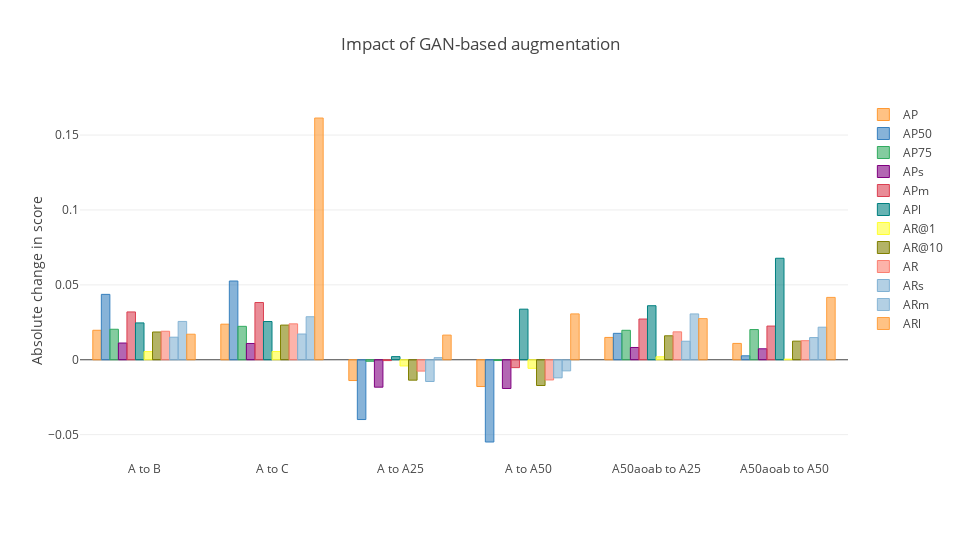

Notebook source saved alongside this figure:
### Code cell
cf.go_offline(connected = True)
config = {
    "modeBarButtonsToRemove": ["sendDataToCloud"],
    "displaylogo": False
}
layout = {
    "title": "Impact of GAN-based augmentation",
    "yaxis": {
        "title": "Absolute change in score"
    },
    "width": 960,
    "height": 540
}
fig = df_combined.iplot(kind = "bar", y = ["AP", "AP50", "AP75", "APs", "APm", "APl", "AR@1", "AR@10", "AR", "ARs", "ARm", "ARl"], layout = layout, asFigure = True)
py.offline.iplot(fig, show_link = False, config = config)

### Figure 1 — Plotly figure (JSON) as saved in the notebook; plotly's stock layout.template omitted (floating-point values rounded to 4 significant figures)
{"data": [{"marker": {"color": "rgba(255, 153, 51, 0.6)", "line": {"color": "rgba(255, 153, 51, 1.0)", "width": 1}}, "name": "AP", "orientation": "v", "text": "", "type": "bar", "uid": "a7737970-e3e8-42d8-9714-29eac66d9627", "x": ["A to B", "A to C", "A to A25", "A to A50", "A50aoab to A25", "A50aoab to A50"], "y": [0.01968, 0.02376, -0.01386, -0.01787, 0.01491, 0.01091]}, {"marker": {"color": "rgba(55, 128, 191, 0.6)", "line": {"color": "rgba(55, 128, 191, 1.0)", "width": 1}}, "name": "AP50", "orientation": "v", "text": "", "type": "bar", "uid": "630e5721-fb18-4544-8a49-1e4f53e8af25", "x": ["A to B", "A to C", "A to A25", "A to A50", "A50aoab to A25", "A50aoab to A50"], "y": [0.04366, 0.05257, -0.03989, -0.05489, 0.01764, 0.002647]}, {"marker": {"color": "rgba(50, 171, 96, 0.6)", "line": {"color": "rgba(50, 171, 96, 1.0)", "width": 1}}, "name": "AP75", "orientation": "v", "text": "", "type": "bar", "uid": "489dad9e-71f7-4fa2-884c-8f563f7dc0fe", "x": ["A to B", "A to C", "A to A25", "A to A50", "A50aoab to A25", "A50aoab to A50"], "y": [0.02036, 0.02232, -0.001008, -0.0005147, 0.01968, 0.02017]}, {"marker": {"color": "rgba(128, 0, 128, 0.6)", "line": {"color": "rgba(128, 0, 128, 1.0)", "width": 1}}, "name": "APs", "orientation": "v", "text": "", "type": "bar", "uid": "d0800553-5925-426b-9359-f19b7a68653c", "x": ["A to B", "A to C", "A to A25", "A to A50", "A50aoab to A25", "A50aoab to A50"], "y": [0.01118, 0.01088, -0.01829, -0.01917, 0.0082, 0.007326]}, {"marker": {"color": "rgba(219, 64, 82, 0.6)", "line": {"color": "rgba(219, 64, 82, 1.0)", "width": 1}}, "name": "APm", "orientation": "v", "text": "", "type": "bar", "uid": "254bd33c-fbc5-494d-b086-24791684117f", "x": ["A to B", "A to C", "A to A25", "A to A50", "A50aoab to A25", "A50aoab to A50"], "y": [0.03192, 0.03821, -0.0005498, -0.005252, 0.0272, 0.0225]}, {"marker": {"color": "rgba(0, 128, 128, 0.6)", "line": {"color": "rgba(0, 128, 128, 1.0)", "width": 1}}, "name": "APl", "orientation": "v", "text": "", "type": "bar", "uid": "c0d10a55-b7f2-4d90-86e4-080b1f5cdabc", "x": ["A to B", "A to C", "A to A25", "A to A50", "A50aoab to A25", "A50aoab to A50"], "y": [0.02461, 0.02553, 0.002099, 0.03378, 0.03607, 0.06776]}, {"marker": {"color": "rgba(255, 255, 51, 0.6)", "line": {"color": "rgba(255, 255, 51, 1.0)", "width": 1}}, "name": "AR@1", "orientation": "v", "text": "", "type": "bar", "uid": "356c3baf-7b8e-471d-b0e5-728d52475481", "x": ["A to B", "A to C", "A to A25", "A to A50", "A50aoab to A25", "A50aoab to A50"], "y": [0.005475, 0.005499, -0.004121, -0.005715, 0.002003, 0.0004092]}, {"marker": {"color": "rgba(128, 128, 0, 0.6)", "line": {"color": "rgba(128, 128, 0, 1.0)", "width": 1}}, "name": "AR@10", "orientation": "v", "text": "", "type": "bar", "uid": "74d4b0e0-1911-4b16-b42b-a484d3dc31b3", "x": ["A to B", "A to C", "A to A25", "A to A50", "A50aoab to A25", "A50aoab to A50"], "y": [0.01854, 0.02315, -0.01361, -0.01718, 0.016, 0.01244]}, {"marker": {"color": "rgba(251, 128, 114, 0.6)", "line": {"color": "rgba(251, 128, 114, 1.0)", "width": 1}}, "name": "AR", "orientation": "v", "text": "", "type": "bar", "uid": "57b551e7-a7a1-4b5c-8b1e-7d0c63a479cf", "x": ["A to B", "A to C", "A to A25", "A to A50", "A50aoab to A25", "A50aoab to A50"], "y": [0.01904, 0.02398, -0.007555, -0.01347, 0.01864, 0.01273]}, {"marker": {"color": "rgba(128, 177, 211, 0.6)", "line": {"color": "rgba(128, 177, 211, 1.0)", "width": 1}}, "name": "ARs", "orientation": "v", "text": "", "type": "bar", "uid": "380dd829-ebe0-4b03-a193-366f36d165f0", "x": ["A to B", "A to C", "A to A25", "A to A50", "A50aoab to A25", "A50aoab to A50"], "y": [0.01507, 0.01718, -0.0145, -0.01206, 0.01238, 0.01481]}, {"marker": {"color": "rgba(128, 177, 211, 0.6)", "line": {"color": "rgba(128, 177, 211, 0.8999999999999999)", "width": 1}}, "name": "ARm", "orientation": "v", "text": "", "type": "bar", "uid": "b19165c4-ba2f-4392-ae2f-99e4a3e7fd4d", "x": ["A to B", "A to C", "A to A25", "A to A50", "A50aoab to A25", "A50aoab to A50"], "y": [0.02559, 0.02874, 0.001433, -0.007415, 0.0306, 0.02175]}, {"marker": {"color": "rgba(255, 153, 51, 0.6)", "line": {"color": "rgba(255, 153, 51, 0.8999999999999999)", "width": 1}}, "name": "ARl", "orientation": "v", "text": "", "type": "bar", "uid": "44e5c10d-186b-4924-baf5-29bbfab801ae", "x": ["A to B", "A to C", "A to A25", "A to A50", "A50aoab to A25", "A50aoab to A50"], "y": [0.01707, 0.1614, 0.01648, 0.03063, 0.02748, 0.04163]}], "layout": {"height": 540, "title": {"text": "Impact of GAN-based augmentation"}, "width": 960, "yaxis": {"title": {"text": "Absolute change in score"}}}}
